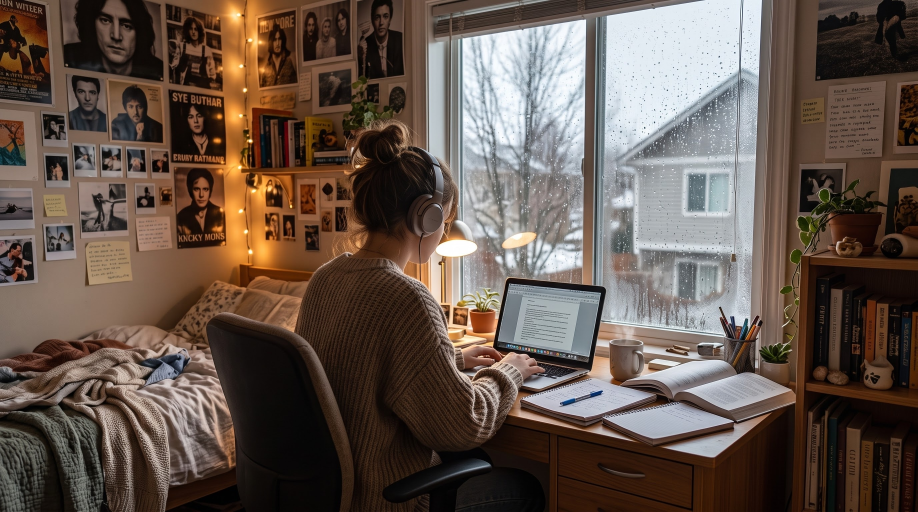
#> input picture src/assets/chill/room.jpg, 2752 x 1536 px, found by its file name (shown at 1/3 size)
$ python fit-chill-room-posters.py ../src/assets/chill/room.jpg
#> lines starting #> are read from the running program, lines starting #| are printed output that depends on the picture
#!/usr/bin/env python3
"""Fits the study room's poster quads to the real edges in the photo (and measures each print's
blur), so the song's artwork lands exactly on its print. Needs only Pillow. From the repo root:
  python3 scripts/fit-chill-room-posters.py [--overlay DIR] [--adopt id,id,...] [--self-test]

Why: hand-placed corners were off by 2-7px (up to 12) from the printed edges — the art
overshot on one side and the print showed on the other. The edges are straight (a line fit
leaves 0.1-0.3px of scatter), so one perspective transform per print is right; it only needs
accurate corners.

How (per print, starting from `seed`, the hand-placed quad in src/chillRoomPosters.json):
  1. each side is sampled at 26 points; across each, the luminance profile is searched along
     the side's outward normal for the NEAREST edge that is at least 40% as strong as the
     strongest (not simply the strongest: a print with a white mat has two edges, and the outer
     one is stronger — the cream frame's fit first locked onto the mat's outer edge) — search
     +-5px, then +-3.5, then +-3. The seeds must be within a few px for this to work; a seed
     further off than that fails rather than being 'rescued' by a wrong edge (the trio's top
     edge once slid onto an unrelated shading band 15px away);
  2. edges whose direction (dark->light or light->dark) disagrees with the majority are
     dropped, then a robust line is fitted (offset as a function of position, trimming the
     worst quarter twice);
  3. adjacent lines are intersected for the new corners; sides lying on the frame of the photo
     are the frame line;
  4. the print's blur (a Gaussian sigma, from the edge's steepest slope) is measured too.
Workflow: run it, look at the overlays (red = seed, green = fitted and passing, amber = rejected),
and for prints whose fit is right to the eye but moved more than MAX_DRIFT from a coarse hand
seed, `--adopt id,...` makes the current (reviewed) quad the new seed and re-fits from there.
A side the detector cannot see (dark picture against a dark shadow, white print on a white
mat) can be pinned with `"hold": ["top"]` in the JSON: that side keeps the seed's line and
counts as hand-verified. `"min_strength": 3.5` lowers the edge-steepness bar (4 levels/px) for one print whose soft edge was checked by eye. `"trust": ["bottom"]` skips only the outer-edge check on a side whose
fit was confirmed by eye at 6x+ (a false positive from a neighbouring frame).
A print PASSES only if every side checks out (and has no STRONGER edge of the same direction 4-16px
outside it — a sign the seed sat on an interior edge such as lettering): scatter <= 0.7px, >= 60% of samples inliers,
a real edge (steepness >= 4 levels/px), and the mean gradient across the final line peaks within
0.5px of the line. Failing prints get `fit.ok = false` and are NOT drawn (the original print
stays on the wall); fix the seed by hand and re-run, or leave them out. Writes `quad` and `fit`.
"""
import json
import math
import sys
from PIL import Image, ImageDraw, ImageFilter

SRC = 'src/assets/chill/room.jpg'
POSTERS = 'src/chillRoomPosters.json'
W, H = 2752, 1536
SAMPLES = 26
PASSES = (5.0, 3.5, 3.0)
MAX_DRIFT = 9.0         # a corner may move at most this far from the hand-placed seed, or the fit is not trusted
PRE_BLUR = 0.9          # the profile is read from a lightly blurred copy; removed from the sigma estimate

_img = Image.open(SRC).convert('L')
_blurred = _img.filter(ImageFilter.GaussianBlur(PRE_BLUR))
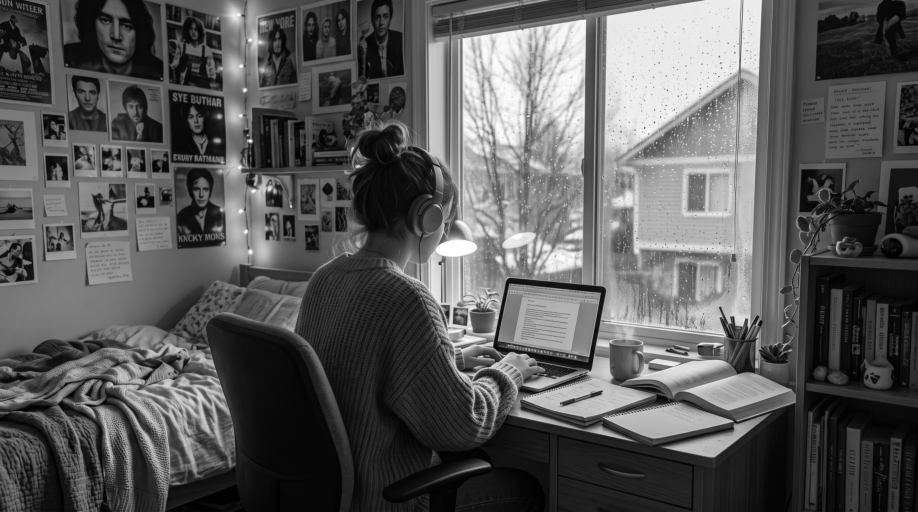
#> _blurred: PIL image 2752x1536 L (shown at 1/3 size); min 0, max 255, mean 88.9
_px = _blurred.load()


# [96 lines left out: functions lum, on_frame, normal_out, profile_edge, fit_offsets, fit_side, not called in this run]


def line_through(p, q):
    return (p[0], p[1], q[0] - p[0], q[1] - p[1])


# [23 lines left out: functions intersect, side_peak_offset, not called in this run]


SIDE_NAMES = ('top', 'right', 'bottom', 'left')
HOLD = ()
TRUST = ()


# [94 lines left out: functions outer_edge_check, fit_poster, not called in this run]


def items(data):
    """The prints (artwork goes on them) and the notes (lyrics go on them): fitted the same way."""
    return list(data['posters']) + list(data.get('notes', []))


# [45 lines left out: functions _rows, write, self_test, not called in this run]


def main():
    if '--self-test' in sys.argv:
        self_test()
        return
#> (the run stopped early here; a loop or call above may not have finished)

$ run again, with src/assets/chill/beach-thumb.jpg copied over src/assets/chill/room.jpg
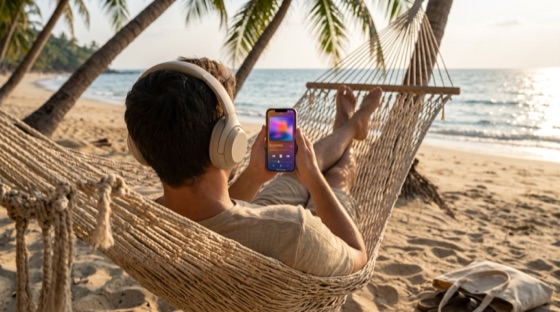
#> input picture src/assets/chill/beach-thumb.jpg, 560 x 312 px, found by its file name
#> `_blurred = _img.filter(ImageFilter.GaussianBlur(PRE_BLUR))`:
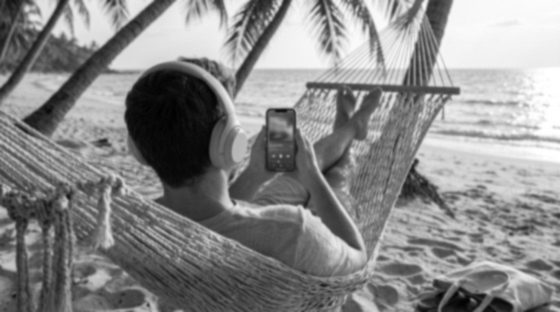
#> _blurred: PIL image 560x312 L; min 1, max 255, mean 137.3

$ run again, with src/assets/chill/turntable-thumb.jpg copied over src/assets/chill/room.jpg
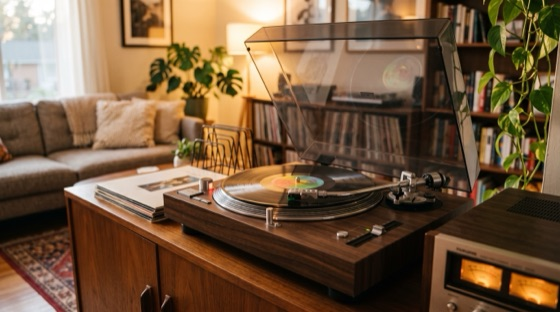
#> input picture src/assets/chill/turntable-thumb.jpg, 560 x 312 px, found by its file name
#> `_blurred = _img.filter(ImageFilter.GaussianBlur(PRE_BLUR))`:
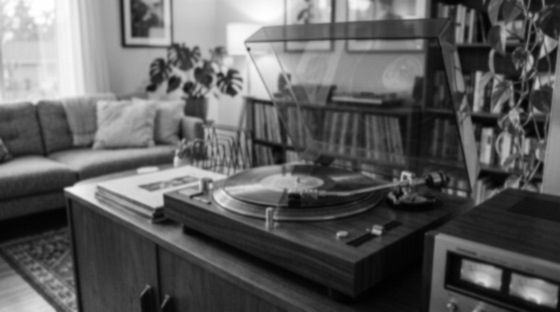
#> _blurred: PIL image 560x312 L; min 1, max 255, mean 94.5
